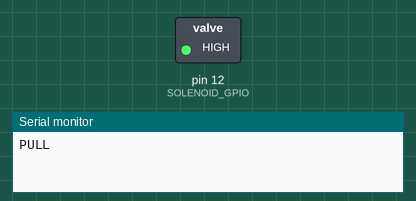
A sketch run on a simulated Arduino Uno, built with avr-gcc and run on an emulated ATmega328P. On the bench: switched loads named in the sketch (green lamp = pin HIGH), the last lines printed to the serial monitor.

Above: at 0.5 s.
At 3.5 s:
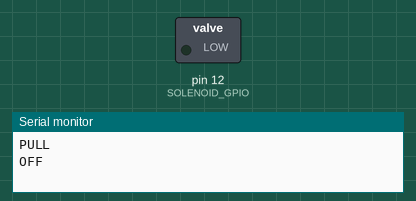
Timing chart, 0 to 7.8 s (numbered marks = the images above):
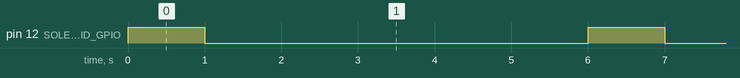

The sketch:

solenoid_test.ino
```cpp
const int SOLENOID_GPIO = 12;
void setup() {
  Serial.begin(115200);
  // put your setup code here, to run once:
  pinMode(SOLENOID_GPIO, OUTPUT);
}

void loop() {
  // put your main code here, to run repeatedly:
  Serial.println("PULL");
  digitalWrite(SOLENOID_GPIO, HIGH);
  delay(1000);
  Serial.println("OFF");
  digitalWrite(SOLENOID_GPIO, LOW);
  delay(5000);
}
```

Measured:
- by itself, pin 12 (SOLENOID_GPIO): alternates HIGH for 1.0 s and LOW for 5.0 s
